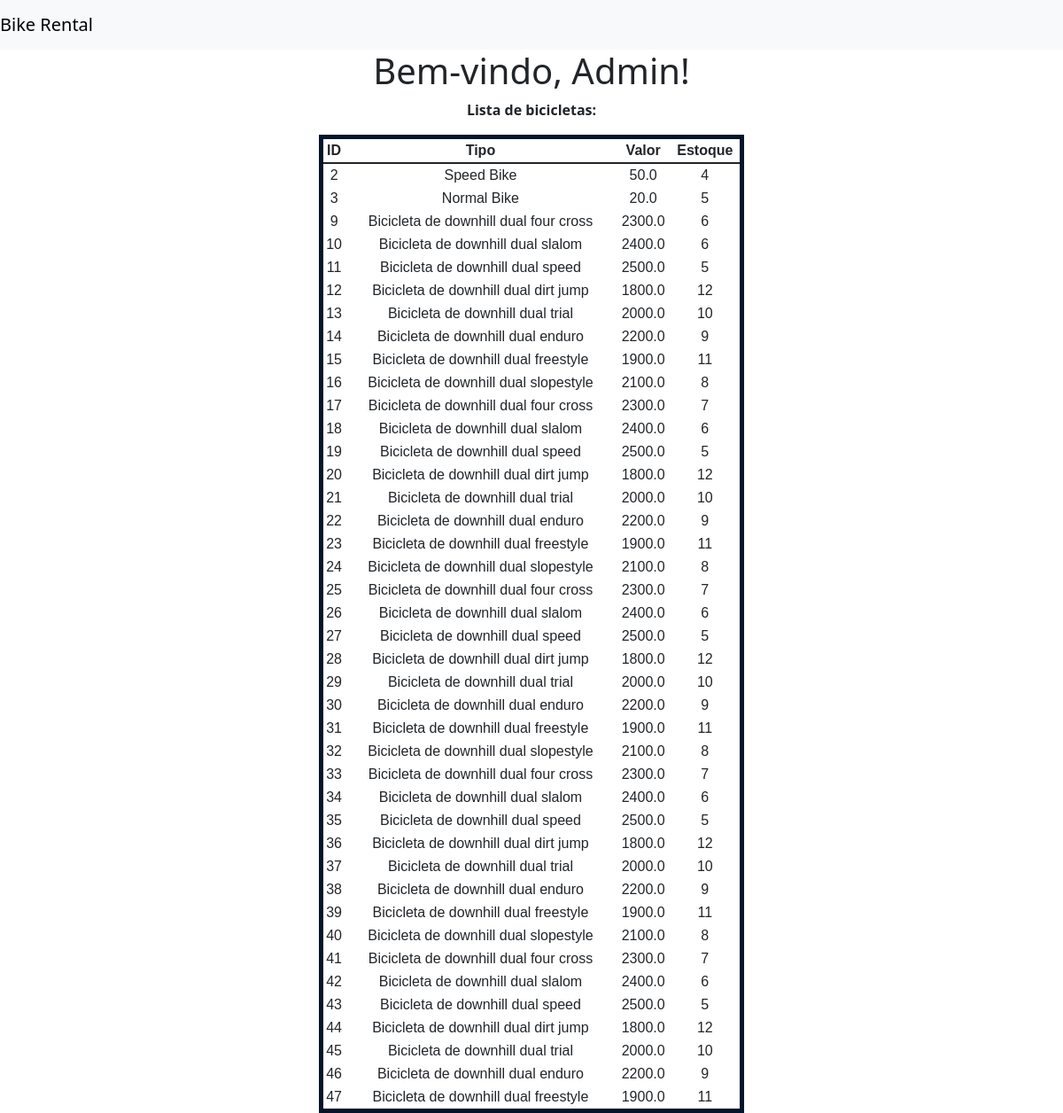
/admin, run on an earlier commit of the app's database.
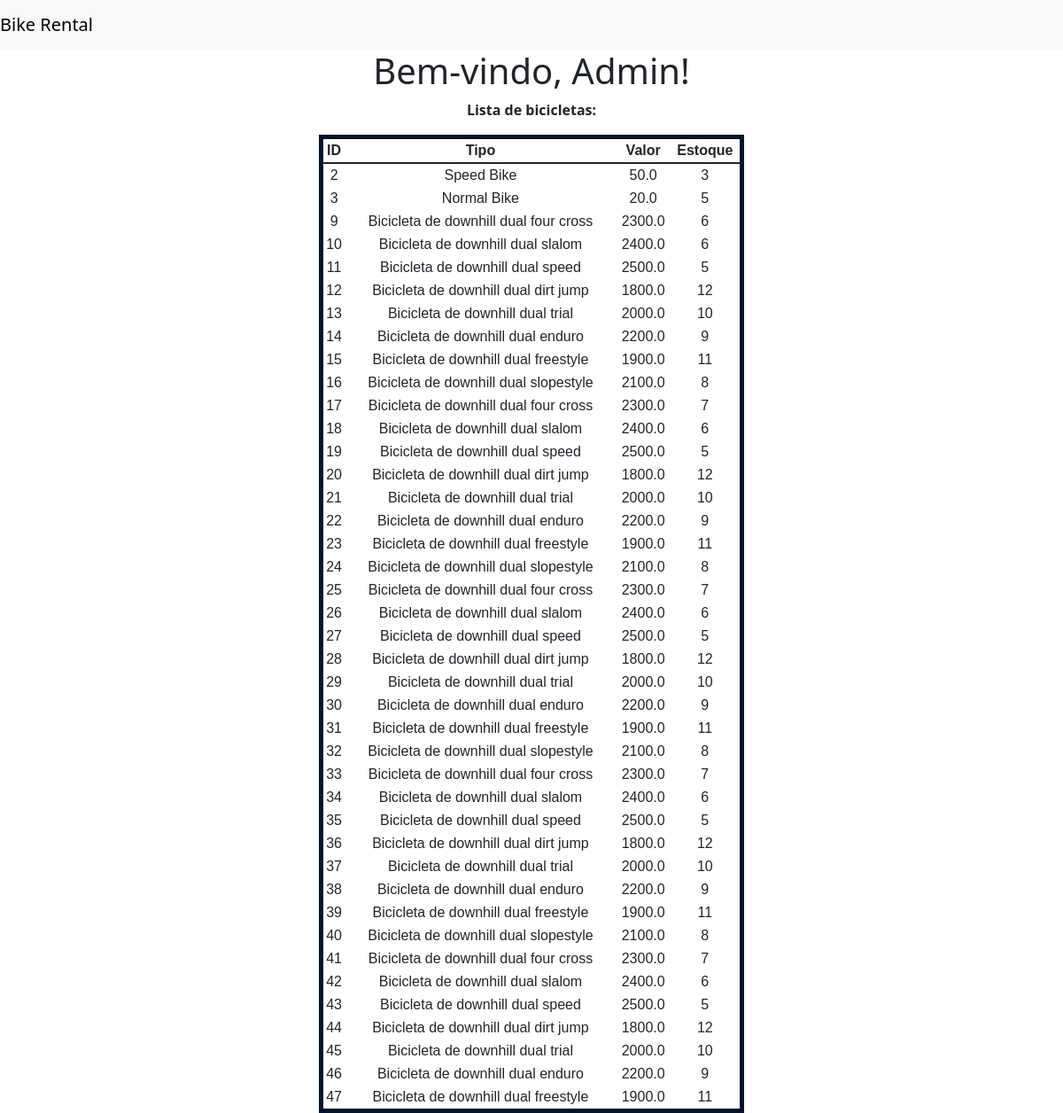
And on a later commit of the database.
### tables this page shows
CREATE TABLE bicicletas
             (id INTEGER PRIMARY KEY,
             tipo TEXT NOT NULL,
             valor REAL NOT NULL,
             estoque INTEGER NOT NULL);

### projeto_conclus-o_python/projeto_conclusao_shift-python-main/app.py (the view)
@app.route('/admin', methods=["POST", "GET"])
def admin():
    conn = sqlite3.connect('Bikes.db')
    c = conn.cursor()
    c.execute('SELECT * FROM bicicletas')
    bicicletas = c.fetchall()
    conn.close()
    return render_template('admin.html', bicicletas=bicicletas)

### projeto_conclus-o_python/projeto_conclusao_shift-python-main/templates/admin.html (shortened to what this page needs)
<!DOCTYPE html>
<html lang="en">
<head>
    <link rel="stylesheet" type="text/css" href="{{ url_for('static', filename='style.css') }}">
    <link href="https://cdn.jsdelivr.net/npm/bootstrap@5.3.0-alpha3/dist/css/bootstrap.min.css" rel="stylesheet"
>
</head>
<body>
    <nav class="navbar navbar-expand-lg navbar-light bg-light">
        <a class="navbar-brand" href="# ">Bike Rental</a>
    </nav>
    {% block content %}
    <h1>Bem-vindo, Admin!</h1>
    <p>Lista de bicicletas:</p>
    <div align='center'>
        <table  class="table-admin table-striped table-hover ">
            <thead>
                <tr align="center">
                    <th scope="col">ID</th>
                    <th scope="col">Tipo</th>
                    <th scope="col">Valor</th>
                    <th scope="col">Estoque</th>
                </tr>
            </thead>
            <tbody class="table-group-divider">
                {% for bicicleta in bicicletas %}
                <tr align="center">
                    <td>{{ bicicleta[0] }}</td>
                    <td>{{ bicicleta[1] }}</td>
                    <td>{{ bicicleta[2] }}</td>
                    <td>{{ bicicleta[3] }}</td>
                </tr>
                {% endfor %}
            </tbody>
        </table>
    </div>
    {% endblock %}
</body>
</html>

### projeto_conclus-o_python/projeto_conclusao_shift-python-main/static/style.css (style rules this page uses)
h1, h2, h3, h4, h5, h6 , p { font-weight: 700; margin-top: 0; font-weight: bold; text-align: center; }
.table-admin { border: #03152b 5px solid; width : 40%; font-family: 'Franklin Gothic Medium', 'Arial Narrow', Arial, sans-serif; }

What changed in the data, as far as the page shows it:
changed bicicletas "Speed Bike": estoque "4" → "3"
